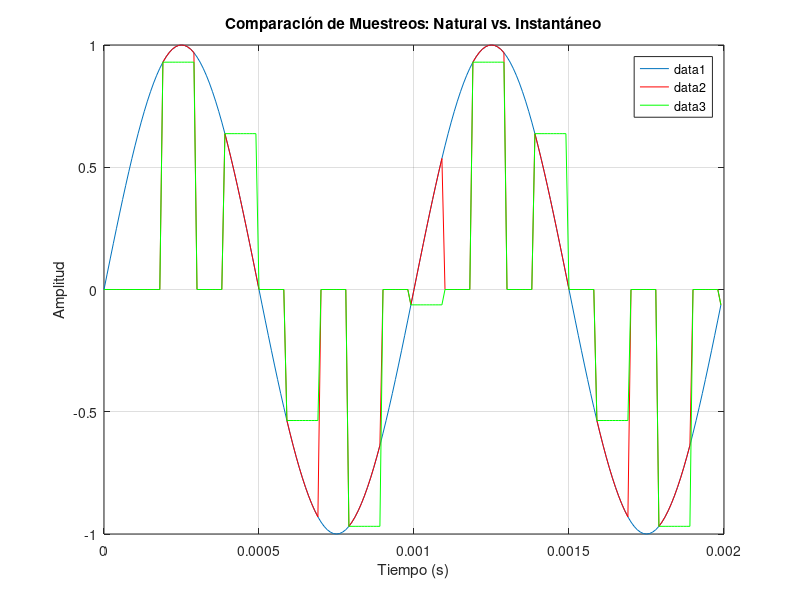
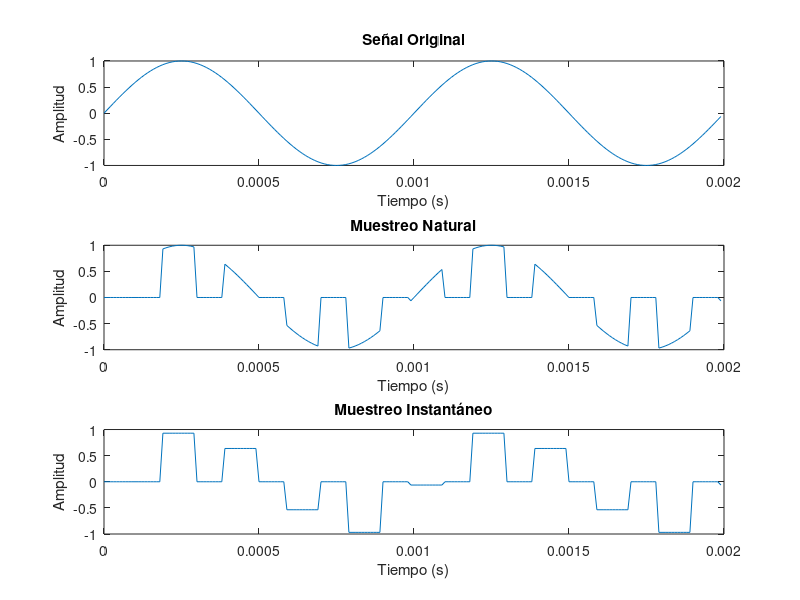
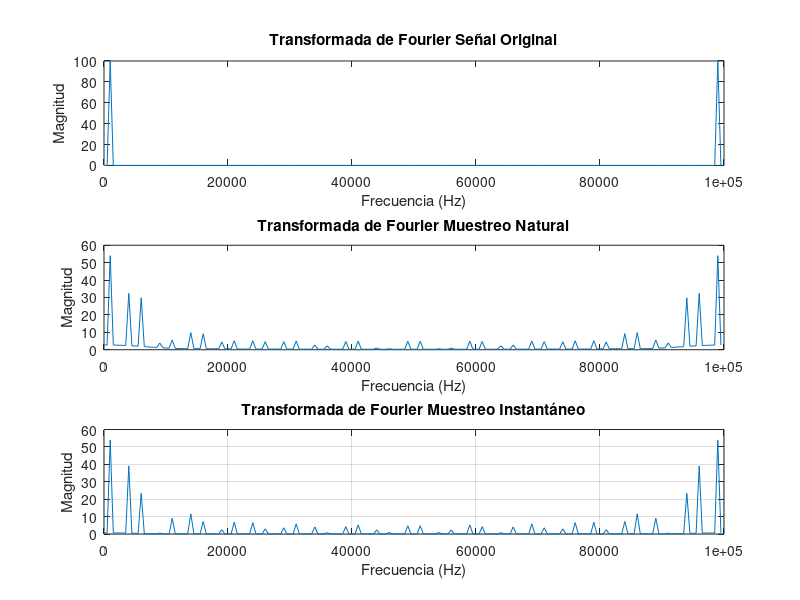
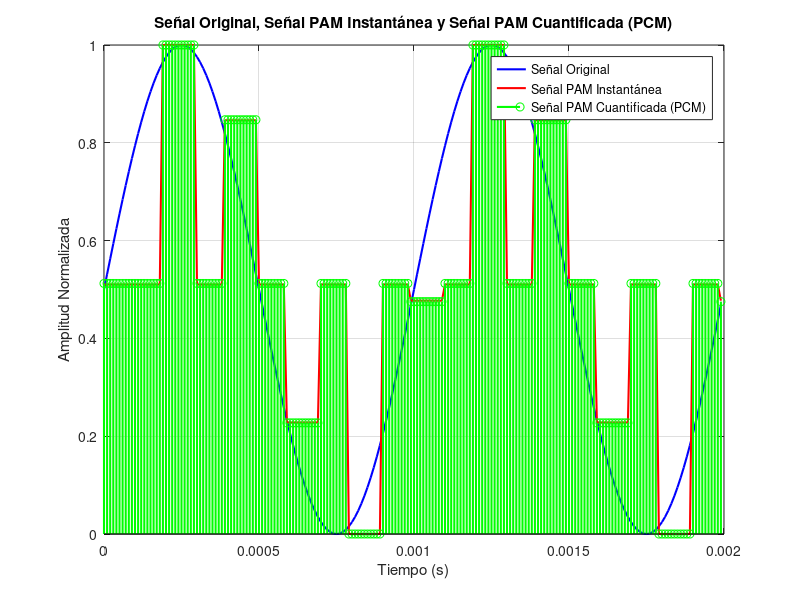

Source code (MATLAB) for these figures, in order:
clc;
close all;
clear all;

% parámetros de configuración
fm = 100000; 
tm = 1/fm;
ls = 200; 
f_c = 1000; 
f_s = 5000; 
t_s = 1/f_s; 
tau = 0.5*t_s; 
d = tau/t_s; 

% vectores
t = (0:ls-1)*tm;
m_t = sin(2*pi*f_c*t);

% auxiliaries
r = floor(t_s/tm);
s = floor(tau/tm);
disp(r)

% muestreo natural
s_nat = zeros(1,length(t));
for i=1:length(m_t)
    if mod(i,r)==0
        s_nat(i:i+s) = 1;
    end
end
s_nat = s_nat(1:length(t));
m_t_nat = m_t.*s_nat;


% muestreo instantaneo
m_t_inst = zeros(1,length(t));
for i=1:length(m_t)
    if mod(i,r)==0
        m_t_inst(i:i+s) = m_t(i);
    end
end

m_t_inst = m_t_inst(1:length(t));

figure;
plot(t, m_t); 
hold on;
plot(t, m_t_nat, 'r'); 
plot(t, m_t_inst, 'g'); 
grid on;

xlabel('Tiempo (s)');
ylabel('Amplitud');
legend;
title('Comparación de Muestreos: Natural vs. Instantáneo');


% Transformadas de Fourier
M_t = fft(m_t);
M_t_nat = fft(m_t_nat);
M_t_inst = fft(m_t_inst);

f_axis = (0:(length(t) - 1)) * (1 / (ls * tm));

figure;
subplot(3, 1, 1);
plot(t, m_t);
title('Señal Original');
xlabel('Tiempo (s)');
ylabel('Amplitud');

subplot(3, 1, 2);
plot(t, m_t_nat);
title('Muestreo Natural');
xlabel('Tiempo (s)');
ylabel('Amplitud');

subplot(3, 1, 3);
plot(t, m_t_inst);
title('Muestreo Instantáneo');
xlabel('Tiempo (s)');
ylabel('Amplitud');

figure;
subplot(3, 1, 1);
plot(f_axis, abs(M_t));
title('Transformada de Fourier Señal Original');
xlabel('Frecuencia (Hz)');
ylabel('Magnitud');

subplot(3, 1, 2);
plot(f_axis, abs(M_t_nat));
title('Transformada de Fourier Muestreo Natural');
xlabel('Frecuencia (Hz)');
ylabel('Magnitud');

subplot(3, 1, 3);
plot(f_axis, abs(M_t_inst));
title('Transformada de Fourier Muestreo Instantáneo');
xlabel('Frecuencia (Hz)');
ylabel('Magnitud');

bit_depth = 8; 
pcm_levels = 2^bit_depth;

pcm_signal_inst = round((m_t_inst + 1) * (pcm_levels - 1) / 2);
grid on;

m_t_norm = (m_t - min(m_t)) / (max(m_t) - min(m_t));
m_t_inst_norm = (m_t_inst - min(m_t_inst)) / (max(m_t_inst) - min(m_t_inst));
pcm_signal_inst_norm = (pcm_signal_inst - min(pcm_signal_inst)) / (max(pcm_signal_inst) - min(pcm_signal_inst));

quantization_error_inst = m_t_inst - ((2 * pcm_signal_inst / (pcm_levels - 1)) -1);

figure;
plot(t, m_t_norm, 'b', 'LineWidth', 1.5); 
hold on;
plot(t, m_t_inst_norm, 'r', 'LineWidth', 1.5); 
stem(t, pcm_signal_inst_norm, 'g', 'Marker', 'o', 'LineWidth', 1.5);

xlabel('Tiempo (s)');
ylabel('Amplitud Normalizada');
title('Señal Original, Señal PAM Instantánea y Señal PAM Cuantificada (PCM)');
legend('Señal Original', 'Señal PAM Instantánea', 'Señal PAM Cuantificada (PCM)');
grid on;

figure;
plot(t, quantization_error_inst, 'k--', 'LineWidth', 1.5);

xlabel('Tiempo (s)');
ylabel('Error de Cuantización');
title('Error de Cuantización para la Señal PAM Cuantificada (PCM)');
grid on;
